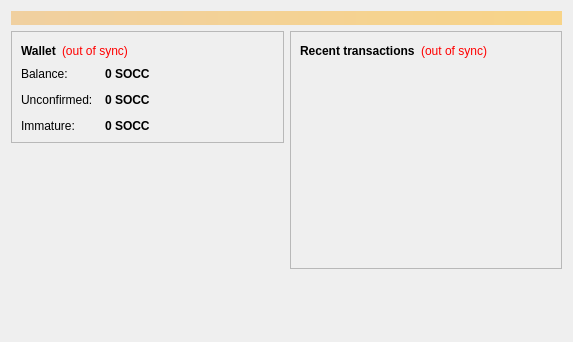
<?xml version="1.0" encoding="UTF-8"?>
<ui version="4.0">
 <class>OverviewPage</class>
 <widget class="QWidget" name="OverviewPage">
  <property name="geometry">
   <rect>
    <x>0</x>
    <y>0</y>
    <width>573</width>
    <height>342</height>
   </rect>
  </property>
  <property name="windowTitle">
   <string>Form</string>
  </property>
  <layout class="QVBoxLayout" name="topLayout">
   <item>
    <widget class="QLabel" name="labelAlerts">
     <property name="visible">
      <bool>false</bool>
     </property>
     <property name="styleSheet">
      <string notr="true">background-color: qlineargradient(x1: 0, y1: 0, x2: 1, y2: 0, stop:0 #F0D0A0, stop:1 #F8D488); color:#000000;</string>
     </property>
     <property name="wordWrap">
      <bool>true</bool>
     </property>
     <property name="margin">
      <number>3</number>
     </property>
    </widget>
   </item>
   <item>
    <layout class="QHBoxLayout" name="horizontalLayout" stretch="1,1">
     <item>
      <layout class="QVBoxLayout" name="verticalLayout_2">
       <item>
        <widget class="QFrame" name="frame">
         <property name="frameShape">
          <enum>QFrame::StyledPanel</enum>
         </property>
         <property name="frameShadow">
          <enum>QFrame::Raised</enum>
         </property>
         <layout class="QVBoxLayout" name="verticalLayout_4">
          <item>
           <layout class="QHBoxLayout" name="horizontalLayout_4">
            <item>
             <widget class="QLabel" name="label_5">
              <property name="font">
               <font>
                <weight>75</weight>
                <bold>true</bold>
               </font>
              </property>
              <property name="text">
               <string>Wallet</string>
              </property>
             </widget>
            </item>
            <item>
             <widget class="QLabel" name="labelWalletStatus">
              <property name="toolTip">
               <string>The displayed information may be out of date. Your wallet automatically synchronizes with the Socialcoin network after a connection is established, but this process has not completed yet.</string>
              </property>
              <property name="styleSheet">
               <string notr="true">QLabel { color: red; }</string>
              </property>
              <property name="text">
               <string notr="true">(out of sync)</string>
              </property>
              <property name="alignment">
               <set>Qt::AlignLeading|Qt::AlignLeft|Qt::AlignVCenter</set>
              </property>
             </widget>
            </item>
            <item>
             <spacer name="horizontalSpacer_2">
              <property name="orientation">
               <enum>Qt::Horizontal</enum>
              </property>
              <property name="sizeHint" stdset="0">
               <size>
                <width>40</width>
                <height>20</height>
               </size>
              </property>
             </spacer>
            </item>
           </layout>
          </item>
          <item>
           <layout class="QFormLayout" name="formLayout_2">
            <property name="fieldGrowthPolicy">
             <enum>QFormLayout::AllNonFixedFieldsGrow</enum>
            </property>
            <property name="horizontalSpacing">
             <number>12</number>
            </property>
            <property name="verticalSpacing">
             <number>12</number>
            </property>
            <item row="0" column="0">
             <widget class="QLabel" name="label">
              <property name="text">
               <string>Balance:</string>
              </property>
             </widget>
            </item>
            <item row="0" column="1">
             <widget class="QLabel" name="labelBalance">
              <property name="font">
               <font>
                <weight>75</weight>
                <bold>true</bold>
               </font>
              </property>
              <property name="cursor">
               <cursorShape>IBeamCursor</cursorShape>
              </property>
              <property name="toolTip">
               <string>Your current balance</string>
              </property>
              <property name="text">
               <string notr="true">0 SOCC</string>
              </property>
              <property name="textInteractionFlags">
               <set>Qt::LinksAccessibleByMouse|Qt::TextSelectableByKeyboard|Qt::TextSelectableByMouse</set>
              </property>
             </widget>
            </item>
            <item row="1" column="0">
             <widget class="QLabel" name="label_3">
              <property name="text">
               <string>Unconfirmed:</string>
              </property>
             </widget>
            </item>
            <item row="1" column="1">
             <widget class="QLabel" name="labelUnconfirmed">
              <property name="font">
               <font>
                <weight>75</weight>
                <bold>true</bold>
               </font>
              </property>
              <property name="cursor">
               <cursorShape>IBeamCursor</cursorShape>
              </property>
              <property name="toolTip">
               <string>Total of transactions that have yet to be confirmed, and do not yet count toward the current balance</string>
              </property>
              <property name="text">
               <string notr="true">0 SOCC</string>
              </property>
              <property name="textInteractionFlags">
               <set>Qt::LinksAccessibleByMouse|Qt::TextSelectableByKeyboard|Qt::TextSelectableByMouse</set>
              </property>
             </widget>
            </item>
            <item row="2" column="0">
             <widget class="QLabel" name="labelImmatureText">
              <property name="text">
               <string>Immature:</string>
              </property>
             </widget>
            </item>
            <item row="2" column="1">
             <widget class="QLabel" name="labelImmature">
              <property name="font">
               <font>
                <weight>75</weight>
                <bold>true</bold>
               </font>
              </property>
              <property name="toolTip">
               <string>Mined balance that has not yet matured</string>
              </property>
              <property name="text">
               <string notr="true">0 SOCC</string>
              </property>
              <property name="textInteractionFlags">
               <set>Qt::LinksAccessibleByMouse|Qt::TextSelectableByKeyboard|Qt::TextSelectableByMouse</set>
              </property>
             </widget>
            </item>
           </layout>
          </item>
         </layout>
        </widget>
       </item>
       <item>
        <spacer name="verticalSpacer">
         <property name="orientation">
          <enum>Qt::Vertical</enum>
         </property>
         <property name="sizeHint" stdset="0">
          <size>
           <width>20</width>
           <height>40</height>
          </size>
         </property>
        </spacer>
       </item>
      </layout>
     </item>
     <item>
      <layout class="QVBoxLayout" name="verticalLayout_3">
       <item>
        <widget class="QFrame" name="frame_2">
         <property name="frameShape">
          <enum>QFrame::StyledPanel</enum>
         </property>
         <property name="frameShadow">
          <enum>QFrame::Raised</enum>
         </property>
         <layout class="QVBoxLayout" name="verticalLayout">
          <item>
           <layout class="QHBoxLayout" name="horizontalLayout_2">
            <item>
             <widget class="QLabel" name="label_4">
              <property name="text">
               <string>&lt;b&gt;Recent transactions&lt;/b&gt;</string>
              </property>
             </widget>
            </item>
            <item>
             <widget class="QLabel" name="labelTransactionsStatus">
              <property name="toolTip">
               <string>The displayed information may be out of date. Your wallet automatically synchronizes with the Socialcoin network after a connection is established, but this process has not completed yet.</string>
              </property>
              <property name="styleSheet">
               <string notr="true">QLabel { color: red; }</string>
              </property>
              <property name="text">
               <string notr="true">(out of sync)</string>
              </property>
              <property name="alignment">
               <set>Qt::AlignRight|Qt::AlignTrailing|Qt::AlignVCenter</set>
              </property>
             </widget>
            </item>
            <item>
             <spacer name="horizontalSpacer">
              <property name="orientation">
               <enum>Qt::Horizontal</enum>
              </property>
              <property name="sizeHint" stdset="0">
               <size>
                <width>40</width>
                <height>20</height>
               </size>
              </property>
             </spacer>
            </item>
           </layout>
          </item>
          <item>
           <widget class="QListView" name="listTransactions">
            <property name="styleSheet">
             <string notr="true">QListView { background: transparent; }</string>
            </property>
            <property name="frameShape">
             <enum>QFrame::NoFrame</enum>
            </property>
            <property name="verticalScrollBarPolicy">
             <enum>Qt::ScrollBarAlwaysOff</enum>
            </property>
            <property name="horizontalScrollBarPolicy">
             <enum>Qt::ScrollBarAlwaysOff</enum>
            </property>
            <property name="selectionMode">
             <enum>QAbstractItemView::NoSelection</enum>
            </property>
           </widget>
          </item>
         </layout>
        </widget>
       </item>
       <item>
        <spacer name="verticalSpacer_2">
         <property name="orientation">
          <enum>Qt::Vertical</enum>
         </property>
         <property name="sizeHint" stdset="0">
          <size>
           <width>20</width>
           <height>40</height>
          </size>
         </property>
        </spacer>
       </item>
      </layout>
     </item>
    </layout>
   </item>
  </layout>
 </widget>
 <resources/>
 <connections/>
</ui>
